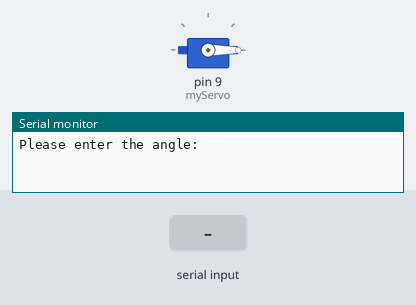
A sketch run on a simulated Arduino Uno, built with avr-gcc and run on an emulated ATmega328P. Shown: servo, the last lines printed to the serial monitor. The inputs (shaded band) are chosen by the test bench.

Above: at 1.2 s.
1.3 s: "90,45\n" received over Serial
At 1.8 s:
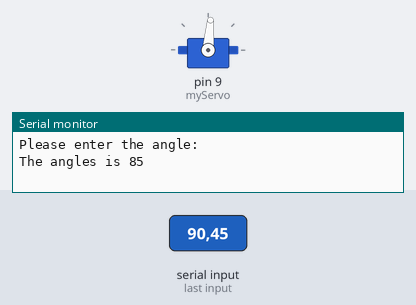
2.8 s: "30,150\n" received over Serial
Timing chart, 0 to 5.8 s (numbered marks = the images above; inputs shaded):
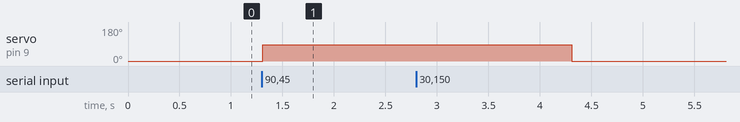

Measured:
- after the input at 1.3 s, servo on pin 9 (myServo): 0° → 85° at once

The sketch:

Exercise_b_.ino
```cpp
// ServoControlWithMonitor.ino
// Send messages to the UNO to control a servo using 'Serial Monitor'
// 4105054025、鄭琮寶

#include <Servo.h>

Servo myServo;
byte Angle;
byte keyin;

void setup() {
  myServo.attach(9); // 設定伺服機
  Serial.begin(9600);

}

void loop() {
  myServo.write(0); // 設定伺服機角度
  Angle = 0; // 設定Angle的初始值
  Serial.println("Please enter the angle:");
  while (Serial.available() == 0){ }; // 當街收到數據的時候 Serial.available() > 0
  keyin = Serial.read(); // 讀取輸入的值
  while (keyin != '\n') { // 若按下enter退出迴圈
    if(keyin >= '0' && keyin <= '9'){
      Angle = Angle * 10 + (keyin - '0'); // 5, Angle = 10 * 0 + 5 = 5 --> 4, Angle = 10 * 0 + 4 = 54 --> .....
    }                                     // keyin - '0' => 因為'0'的ASCII為48
    keyin = Serial.read(); // 讀取輸入的值
  }
  if(Angle > 180){ // 避免值大於180度
    Serial.println("Value of Angle must be below 181.");
  }else{
    myServo.write(Angle); // 控制伺服機角度
    Serial.print("The angles is ");
    Serial.println(Angle, DEC);
  }
  delay(3000);

}
```
